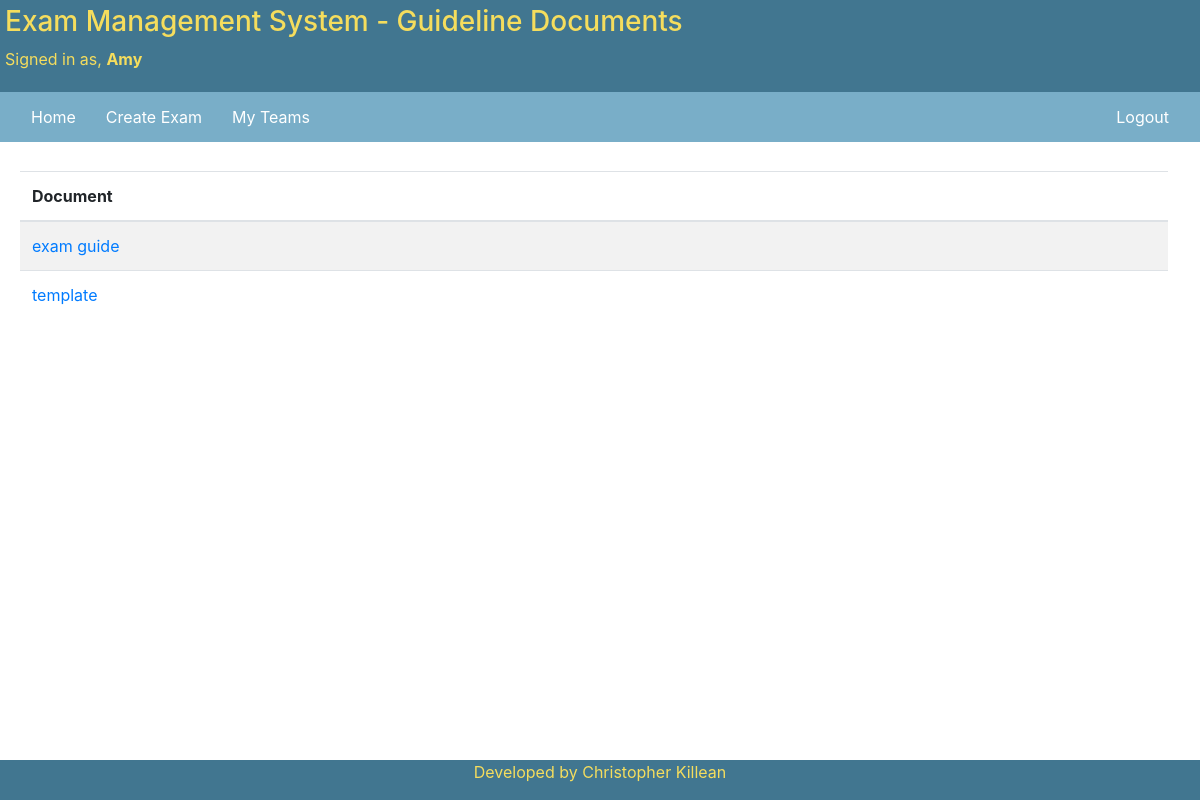
The page /details/guidelines/ (signed in) on the database its author committed.
### accounts/models.py (models this page shows, shortened)
class CustomUser(AbstractUser):
    USER_ROLE_CHOICES = [
        ('EXAM_STAFF', 'Exam Staff'),
        ('EXTERNAL_EXAMINER', 'External Examiner'),
        ('SCHOOL_OFFICE', 'School Office'),
    ]
    user_role = models.CharField(
        choices=USER_ROLE_CHOICES,
        null=False, default='',
        max_length=19
    )
    first_name = models.CharField(
        max_length=40,
        blank=False
    )
    last_name = models.CharField(
        max_length=100,
        blank=False
    )
    email = models.EmailField(
        max_length=100,
        blank=False,
        default='',
        unique=True
    )
    date_joined = models.DateTimeField(
        default=timezone.now
    )
    is_superuser = models.BooleanField(
        default=False
    )
    is_active = models.BooleanField(
        default=True
    )
    REQUIRED_FIELDS = ['user_role', 'first_name', 'last_name', 'email']

### details/models.py (models this page shows, shortened)
class GuidelineDocuments(models.Model):
    name = models.CharField(
        max_length=100,
        null=False,
        unique=True,
    )
    document = models.FileField(
        upload_to='guideline_documents/docs/'
    )

### details/views.py (the view)
# urls.py: path('guidelines/', GuidelineDocumentsView.as_view(),
class GuidelineDocumentsView(LoginRequiredMixin, ListView):
    model = GuidelineDocuments
    template_name = 'details/guidelines_view.html'
    context_object_name = 'guidelines'
    def get_queryset(self):
        guideline_docs = GuidelineDocuments.objects.all().order_by(
            'name'
        )
        return guideline_docs

### templates/details/guidelines_view.html (shortened to what this page needs)
{%  extends 'base.html' %}
{% block header_page_info %}
- Guideline Documents
{% endblock %}
{% block navbar %}
    <a href="{% url 'accounts:account_home' %}">Home</a>
    {% if request.user.user_role == 'EXAM_STAFF' %}
        <a href="{% url 'exam_paper:create-exam' %}">Create Exam</a>
    {% endif %}
    <a href="{% url 'teams:my-teams' %}">My Teams</a>
    {% if request.user.is_superuser %}
        <a class="ml-auto" href="{% url 'admin:index' %}">Admin Site</a>
        <a href="{% url 'accounts:logout' %}">Logout</a>
    {% else %}
        <a class="ml-auto" href="{% url 'accounts:logout' %}">Logout</a>
    {% endif %}
{% endblock %}
{% block body %}
    <br>
    <div class="container-fluid">
        <table class="table table-striped">
            <thead>
                <tr>
                    <th>Document</th>
                </tr>
            </thead>
            <tbody>
            {% for g in guidelines %}
                <tr>
                    <td>
                        <a href="{{ g.document.url }}"> {{ g.name }} </a>
                    </td>
                </tr>
            {% endfor %}
        </table>
    </div>
{% endblock %}

### templates/base.html (shortened to what this page needs)
<!DOCTYPE html>
<html lang="en-gb">
    <head>
        <link rel="stylesheet" href="https://maxcdn.bootstrapcdn.com/bootstrap/4.3.1/css/bootstrap.min.css">
    </head>
    <body>
    <div class="header">
        <h3>Exam Management System
            {% block header_page_info %}
            {% endblock %}
        </h3>
        {% block header_signed_in_users %}
            <p class="text-black mr-auto">Signed in as, <strong>{{ user.get_short_name }}</strong></p>
        {% endblock %}
    </div>
    <div class="navbar">
        {% block navbar %}
        {% endblock %}
    </div>
    <div class="body">
    {% block body %}
    {% endblock %}
    </div>
    <div class="footer">
        <p>Developed by Christopher Killean</p>
    </div>
    </body>
</html>

### templates/base.html (style rules this page uses)
* { box-sizing: border-box; }
.header { padding-top: 0px; padding: 5px; text-align: justify; background-color: #417690; color: #f5dd5d; }
.navbar { background-color: #79aec8; }
.navbar a { color: white; padding: 5px 15px; text-decoration: none; text-align: center; }
.body { width: 99%; padding: 5px; padding-bottom: 45px; }
.footer { margin-top: 10px; text-align: center; background-color: #417690; color: #f5dd5d; position: fixed; bottom: 0px; padding-left: 5px; padding-right: 5px; width: 100%; }

### rows shown on the page
CustomUser: get_short_name "Amy"
GuidelineDocuments: name "exam guide"
GuidelineDocuments: name "template"
